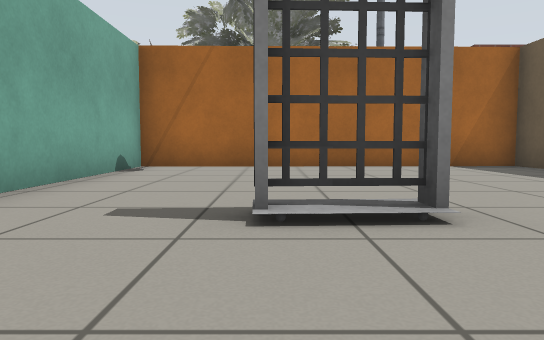
[1] (above)

24 first-person views from a walk through a robot-simulator world made for Gazebo. The camera is 0.5 m above the floor, tilts 4° down and sees 70° across. The lines on the ground mark 1 m squares. The floor is counted in squares, 1 m on a side. Each view is taken from the middle of a square. On the plan, view 1 faces up. The plan holds only what a view shows up to about 9 squares ahead; the rest is blank. Simple shapes stand in for some stock models. Some surface patterns are stand-ins.

[2]
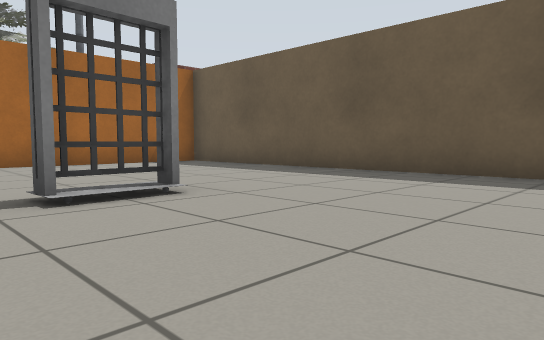

[3]
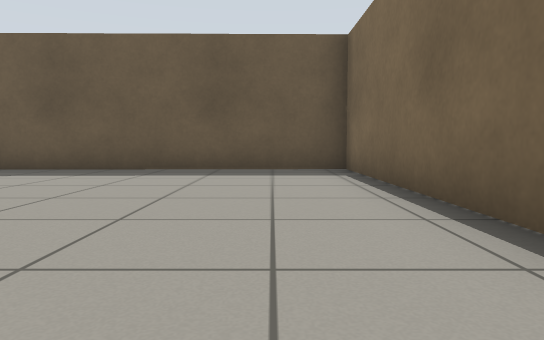

[4]
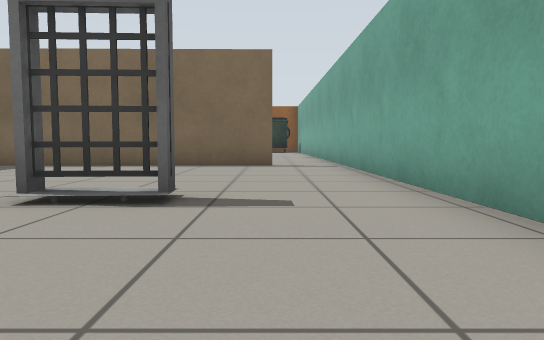

[5]
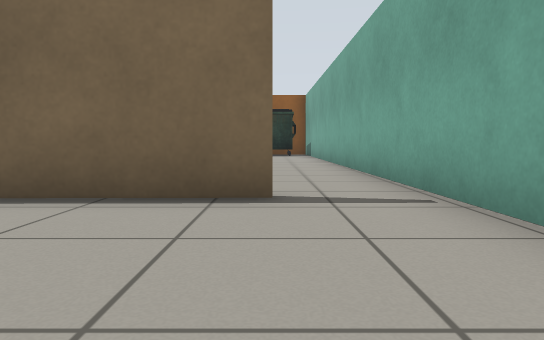

[6]
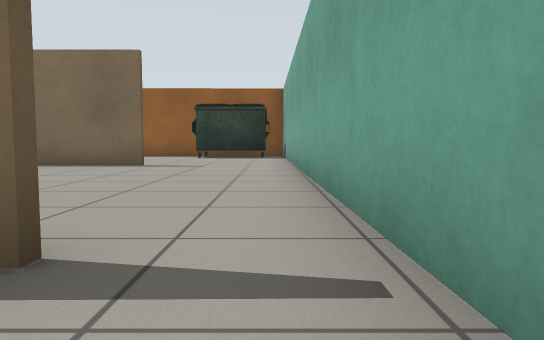

[7]
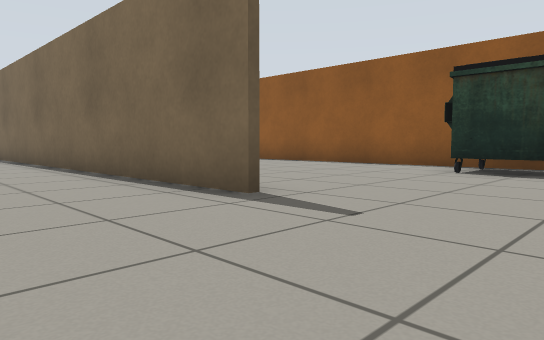

[8]
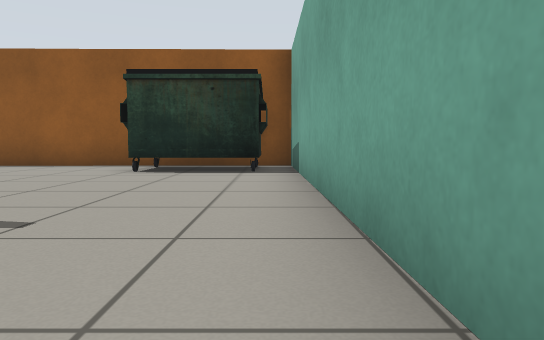

[9]
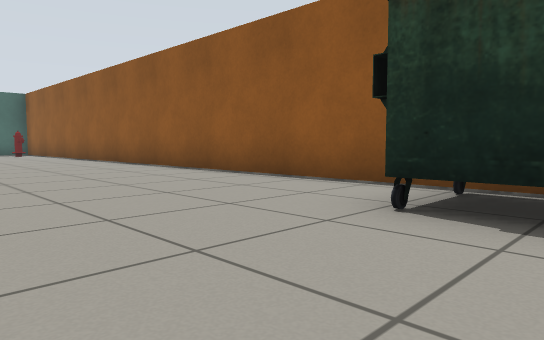

[10]
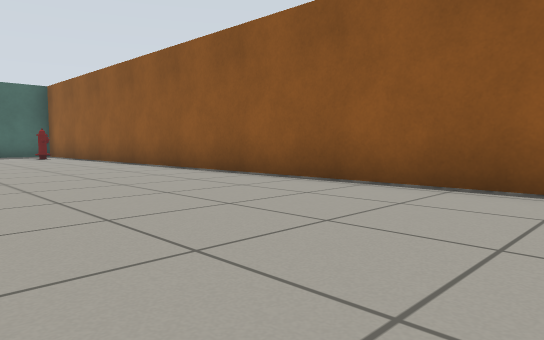

[11]
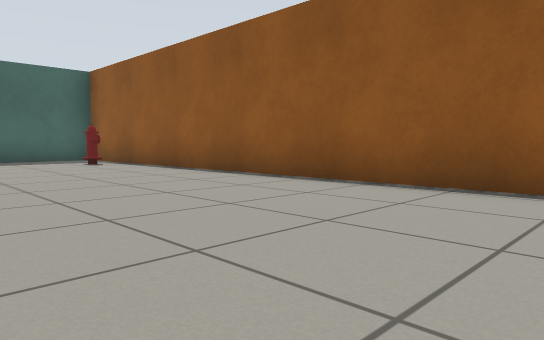

[12]
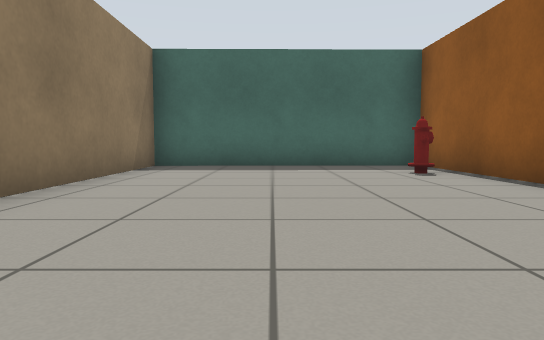

[13]
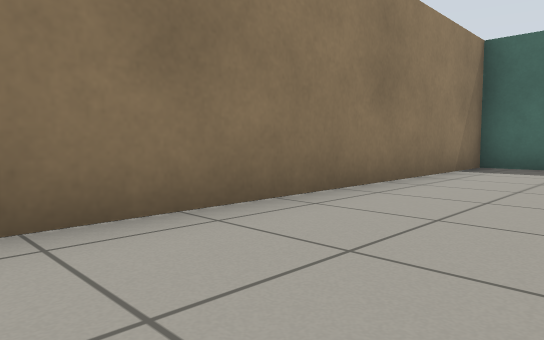

[14]
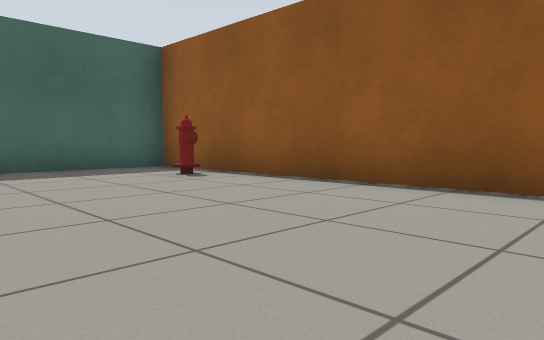

[15]
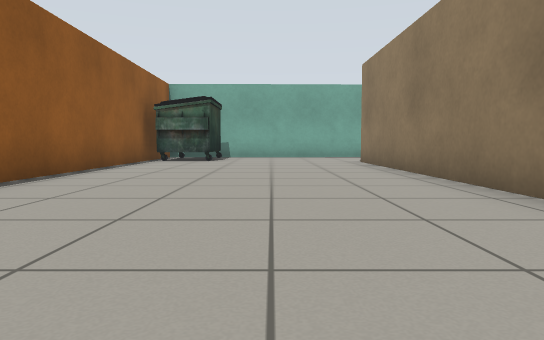

[16]
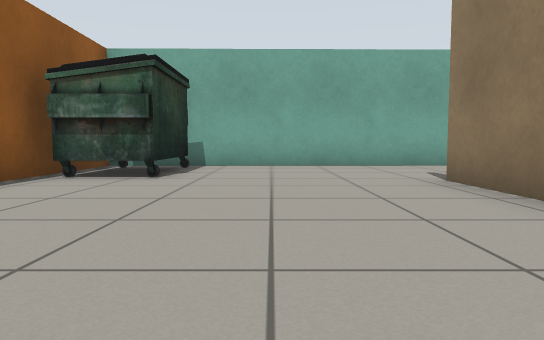

[17]
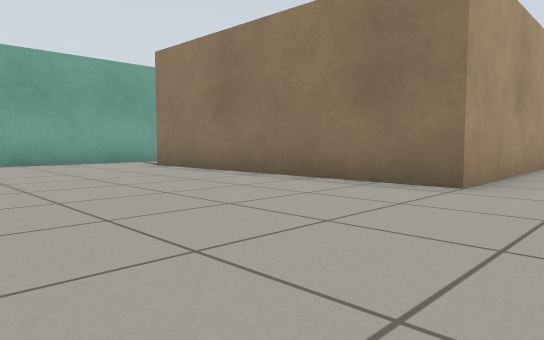

[18]
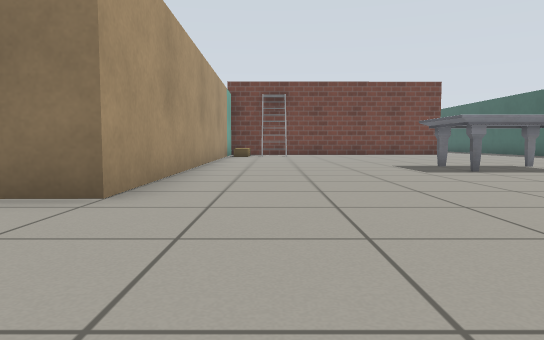

[19]
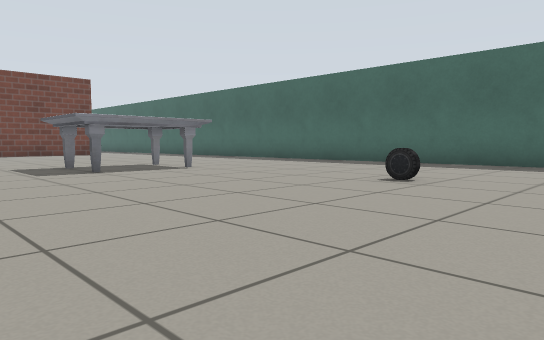

[20]
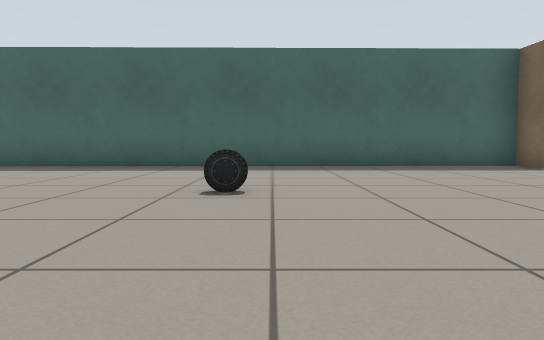

[21]
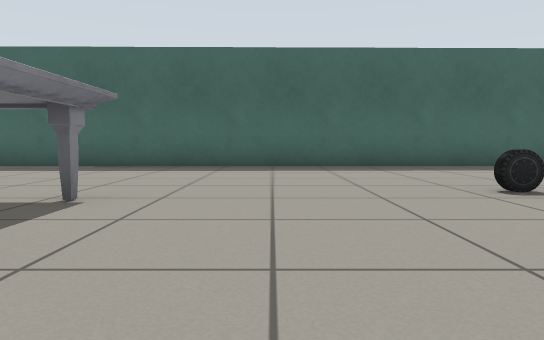

[22]
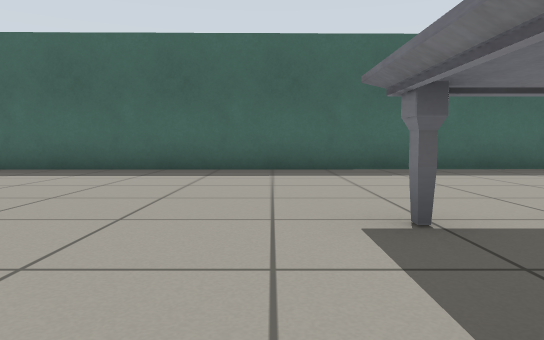

[23]
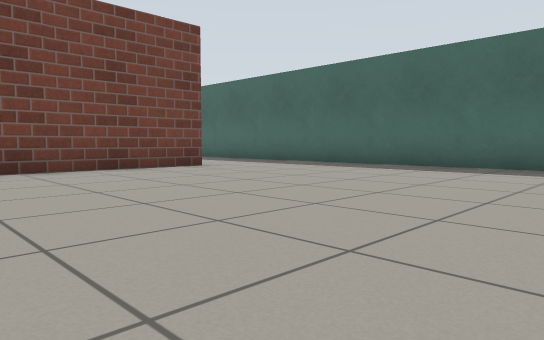

[24]
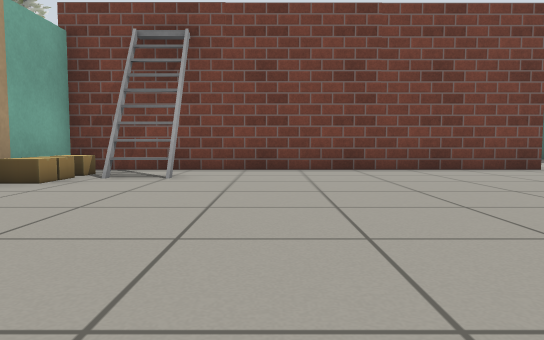

### Floor plan
Points are (right, up) in squares from view 1. A wall is a line through its corners. A room is listed if a view was taken in it or the views show most of it. See-through windows are left out.
Room 1 (views 1, 2, 3, 4, 5, 6)
walls: (-1, -2.5) (5.3, -2.4) (5.2, 5.7); (5.2, 7.4) (5.2, 8.3); (5.3, 8.3) (-2.8, 8.2) (-2.6, -2.5)
ways out: opening at (-2, -2) to room 2
objects: other object (0, 3) to (1, 3)
Room 2 (views 7, 8, 9, 10, 11, 12, 13, 14, 15, 16, 17, 18, 19, 20, 21, 22, 23, 24)
walls: (5.4, 3.1) (5.5, -2.6) (-1, -2.6); (7.6, -9.6) (0.8, -9.7); (5.3, 10.1) (5.3, 8.3); (-2.6, -2.5) (-2.4, -13.9); (16.6, -9.3) (17.6, -9.3); (0.8, -9.5) (8.6, -9.4); (17.6, -9.4) (9.3, -9.6); (-2.5, -15.5) (17.5, -15.2) (17.2, 8)
ways out: opening at (-2, -2) to room 1
objects: dumpster (-2, -15) to (0, -14); cardboard box (6, 8); cardboard box (6, 9); brick block (6, 10) to (8, 10); ladder (7, 9); brick block (9, 10) to (10, 11); marble table (10, 1) to (13, 2); brick block (11, 10) to (14, 10); car (13, -3); fire hydrant (15, -14)

Positions as (right, up) in squares from view 1, and headings:
1: (0, 0), facing up
2: (-1, -1), facing up-right
3: (-2, -1), facing right
4: (-1, 6), facing down
5: (-1, 1), facing down
6: (-2, -1), facing down
7: (-2, -7), facing down-right
8: (-2, -7), facing down
9: (-1, -11), facing down-right
10: (2, -11), facing down-right
11: (6, -11), facing down-right
12: (9, -12), facing right
13: (9, -12), facing up-right
14: (10, -11), facing down-right
15: (11, -12), facing left
16: (6, -12), facing left
17: (7, -7), facing up-left
18: (7, -6), facing up
19: (8, -6), facing up-right
20: (9, -4), facing right
21: (9, -1), facing right
22: (10, 3), facing right
23: (9, 3), facing up-right
24: (9, 3), facing up
